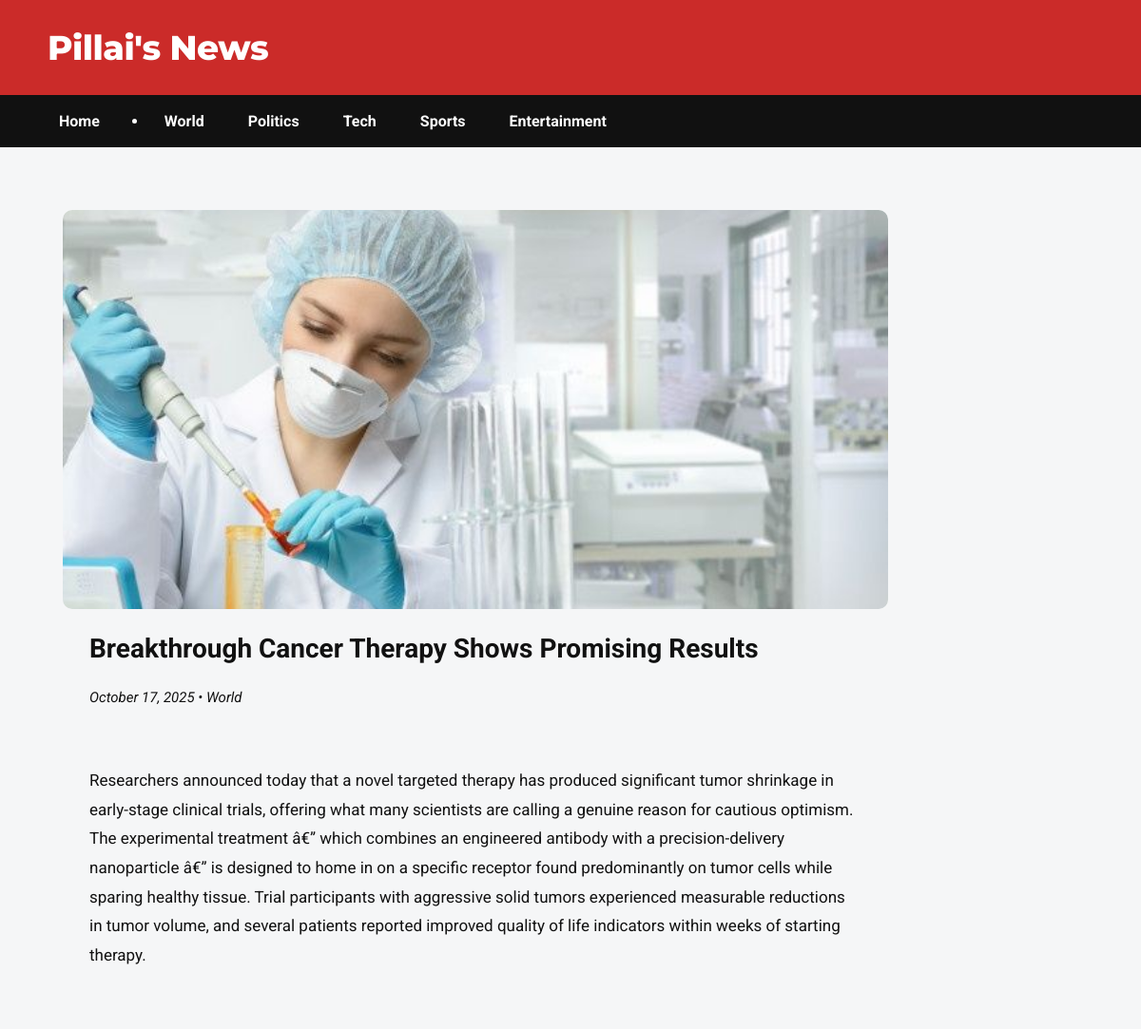
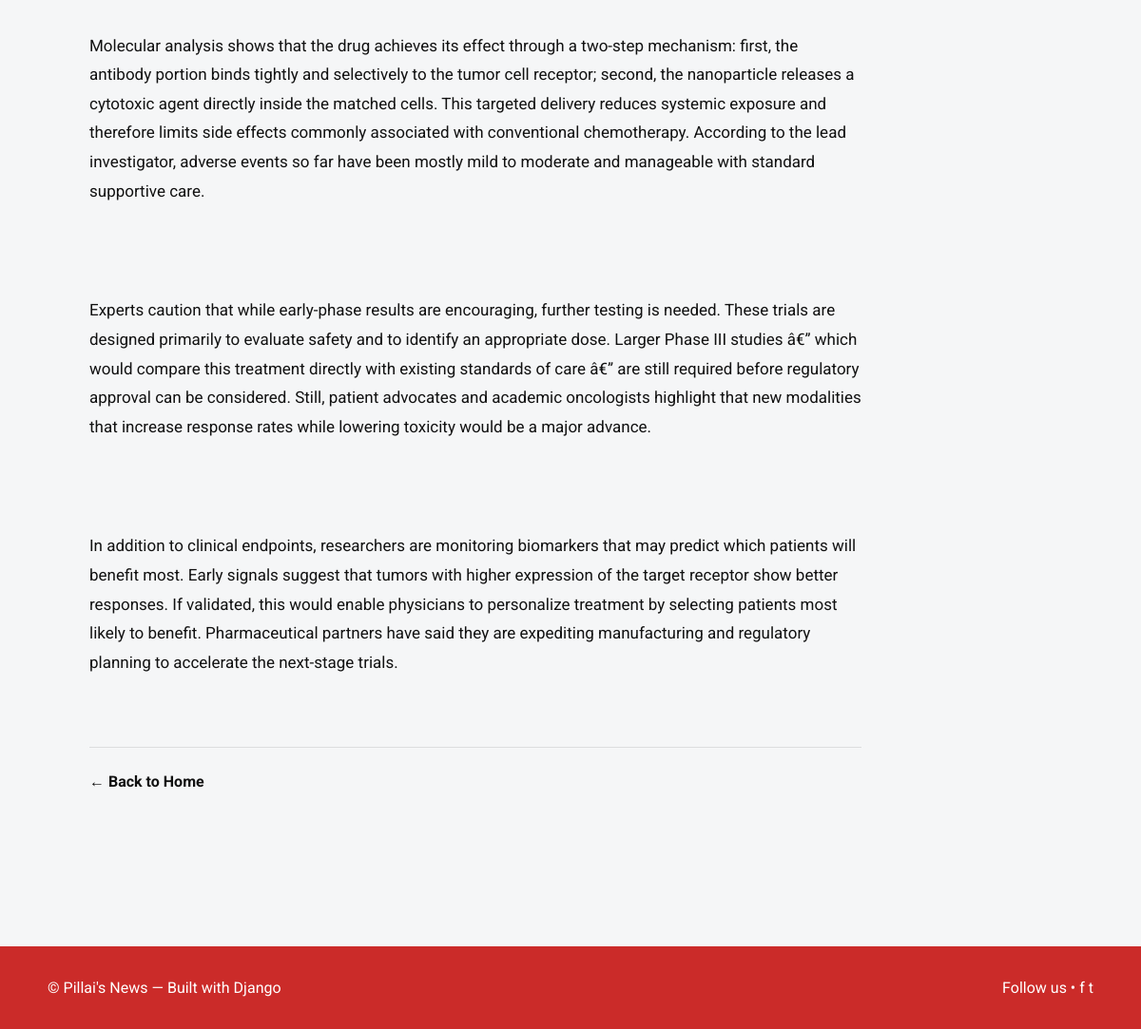
Page /news/5/ on the committed database (2 pictures, top to bottom).
### news/models.py (models this page shows, shortened)
class News(models.Model):
    title = models.CharField(max_length=200)
    image = models.ImageField(upload_to='news_images/', blank=True, null=True)
    category = models.ForeignKey(Category, on_delete=models.CASCADE, related_name='articles')
    content = models.TextField()
    created_at = models.DateTimeField(default=timezone.now)
    class Meta:
        ordering = ['-created_at']

class Category(models.Model):
    name = models.CharField(max_length=100)
    slug = models.SlugField(max_length=110, unique=True, blank=True)
    image = models.ImageField(upload_to='category_images/', blank=True, null=True)
    description = models.TextField(blank=True, null=True)

### news/views.py (the view)
# urls.py: path('news/<int:news_id>/', views.news_detail, name='news_detail'),
def news_detail(request, news_id):
    news = get_object_or_404(News, id=news_id)
    return render(request, 'news/detail.html', {'news': news})

### news/templates/news/detail.html (shortened to what this page needs)
{% extends "news/base.html" %}
{% load static %}
{% block content %}
<div class="container" style="max-width:900px; margin:30px auto; padding:0 16px;">
  <article class="news-detail">
    <div class="hero" style="padding:0; border-radius:10px; overflow:hidden; box-shadow:var(--shadow);">
      {% if news.image %}
        <img src="{{ news.image.url }}"
             alt="{{ news.title }}"
             class="hero-img"
             style="width:100%; height:420px; object-fit:cover;">
      {% else %}
        <img src="{% static 'images/hero-placeholder.jpg' %}"
             alt="Placeholder"
             class="hero-img"
             style="width:100%; height:420px; object-fit:cover;">
      {% endif %}
    </div>
    <div style="background:var(--card-bg); padding:24px 28px; border-radius:10px; margin-top:-8px; box-shadow:var(--shadow); position:relative; top:-10px;">
      <h1 style="margin-top:0; font-size:28px; line-height:1.3;">{{ news.title }}</h1>
      <div class="meta" style="color:var(--muted); font-size:15px; margin-bottom:16px;">
        {{ news.created_at|date:"F j, Y" }} • {{ news.category.name }}
      </div>
      <div class="news-body" style="margin-top:10px; font-size:17px; line-height:1.8; color:var(--text-color); white-space:pre-line;">
        {{ news.content|linebreaks }}
      </div>
      <hr style="margin:26px 0; border:none; border-top:1px solid rgba(0,0,0,0.1);">
      <a href="{% url 'news:home' %}"
         class="back-link"
         style="display:inline-block; color:var(--brand); font-weight:700; text-decoration:none;">
        ← Back to Home
      </a>
    </div>
  </article>
</div>
{% endblock %}

### static/css/news.css (style rules this page uses)
* { box-sizing: border-box; }
html,body { margin:0; padding:0; font-family: "Roboto", Arial, sans-serif; color:#111; background:#f5f6f7; }
.container { width: 1100px; max-width: 95%; margin: 0 auto; }
.hero { background:transparent; margin-bottom:18px; }
.hero-img { width:100%; height:320px; object-fit:cover; border-radius:8px; display:block; }
.news-body p { margin-bottom: 1em; }
.news-detail .meta { font-style: italic; }

### rows in the picture
News: image (picture), title "Breakthrough Cancer Therapy Shows Promising Results", created_at "October 17, 2025", category.name "World", content "Researchers announced today that a novel targeted therapy has produced significant tumor shrinkage in early-stage clinical trials, offering what many scientists are calling a genuine reason for cautious optimism. The experimental treatment â€” which combines an engineered antibody with a precision-delivery nanoparticle â€” is designed to home in on a specific receptor found predominantly on tumor cells while sparing healthy tissue. Trial participants with aggressive solid tumors experienced measurable reductions in tumor volume, and several patients reported improved quality of life indicators within weeks of starting therapy. Molecular analysis shows that the drug achieves its effect…"
